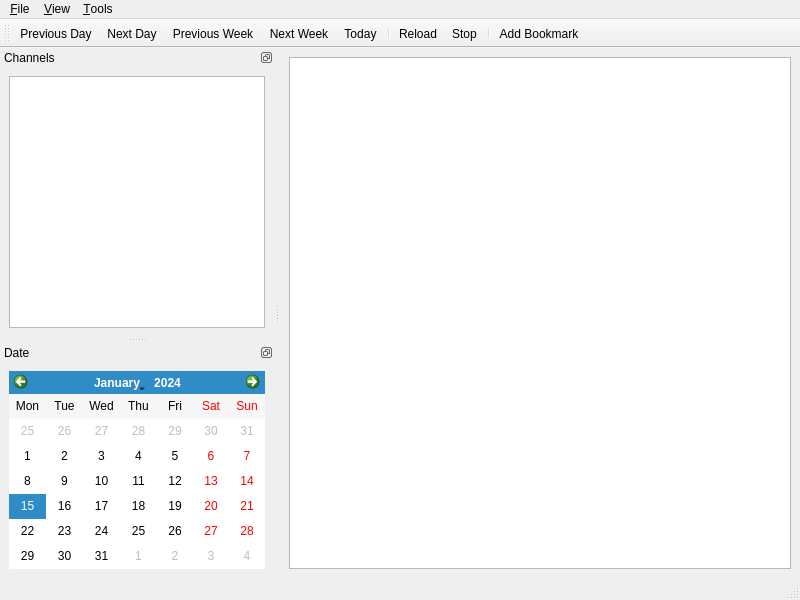
<?xml version="1.0" encoding="UTF-8"?>
<ui version="4.0">
 <class>MainWindow</class>
 <widget class="QMainWindow" name="MainWindow">
  <property name="geometry">
   <rect>
    <x>0</x>
    <y>0</y>
    <width>800</width>
    <height>600</height>
   </rect>
  </property>
  <property name="windowTitle">
   <string>TV Guide</string>
  </property>
  <widget class="QWidget" name="centralwidget">
   <layout class="QVBoxLayout" name="verticalLayout_3">
    <item>
     <widget class="QTableView" name="programmes">
      <property name="alternatingRowColors">
       <bool>true</bool>
      </property>
     </widget>
    </item>
   </layout>
  </widget>
  <widget class="QMenuBar" name="menubar">
   <property name="geometry">
    <rect>
     <x>0</x>
     <y>0</y>
     <width>800</width>
     <height>24</height>
    </rect>
   </property>
   <widget class="QMenu" name="menuFile">
    <property name="title">
     <string>&amp;File</string>
    </property>
    <addaction name="action_Open"/>
    <addaction name="separator"/>
    <addaction name="action_Quit"/>
   </widget>
   <widget class="QMenu" name="menuView">
    <property name="title">
     <string>&amp;View</string>
    </property>
    <addaction name="actionReload"/>
    <addaction name="action_Stop"/>
    <addaction name="separator"/>
    <addaction name="actionToday"/>
    <addaction name="actionNextDay"/>
    <addaction name="actionPreviousDay"/>
    <addaction name="actionNextWeek"/>
    <addaction name="actionPreviousWeek"/>
    <addaction name="separator"/>
    <addaction name="actionMorning"/>
    <addaction name="actionAfternoon"/>
    <addaction name="actionNight"/>
    <addaction name="actionLateNight"/>
   </widget>
   <widget class="QMenu" name="menu_Tools">
    <property name="title">
     <string>&amp;Tools</string>
    </property>
    <addaction name="actionAddBookmark"/>
    <addaction name="actionOrganizeBookmarks"/>
    <addaction name="separator"/>
    <addaction name="actionEditChannels"/>
   </widget>
   <addaction name="menuFile"/>
   <addaction name="menuView"/>
   <addaction name="menu_Tools"/>
  </widget>
  <widget class="QStatusBar" name="statusbar"/>
  <widget class="QDockWidget" name="channelDock">
   <property name="features">
    <set>QDockWidget::DockWidgetFloatable|QDockWidget::DockWidgetMovable</set>
   </property>
   <property name="allowedAreas">
    <set>Qt::AllDockWidgetAreas</set>
   </property>
   <property name="windowTitle">
    <string>Channels</string>
   </property>
   <attribute name="dockWidgetArea">
    <number>1</number>
   </attribute>
   <widget class="QWidget" name="dockWidgetContents">
    <layout class="QVBoxLayout" name="verticalLayout_2">
     <item>
      <widget class="QListView" name="channels"/>
     </item>
    </layout>
   </widget>
  </widget>
  <widget class="QDockWidget" name="calendarDock">
   <property name="features">
    <set>QDockWidget::DockWidgetFloatable|QDockWidget::DockWidgetMovable</set>
   </property>
   <property name="windowTitle">
    <string>Date</string>
   </property>
   <attribute name="dockWidgetArea">
    <number>1</number>
   </attribute>
   <widget class="QWidget" name="dockWidgetContents_2">
    <layout class="QVBoxLayout" name="verticalLayout">
     <item>
      <widget class="QCalendarWidget" name="calendar">
       <property name="verticalHeaderFormat">
        <enum>QCalendarWidget::NoVerticalHeader</enum>
       </property>
      </widget>
     </item>
    </layout>
   </widget>
  </widget>
  <widget class="QToolBar" name="toolBar">
   <property name="windowTitle">
    <string>toolBar</string>
   </property>
   <attribute name="toolBarArea">
    <enum>TopToolBarArea</enum>
   </attribute>
   <attribute name="toolBarBreak">
    <bool>false</bool>
   </attribute>
   <addaction name="actionPreviousDay"/>
   <addaction name="actionNextDay"/>
   <addaction name="actionPreviousWeek"/>
   <addaction name="actionNextWeek"/>
   <addaction name="actionToday"/>
   <addaction name="separator"/>
   <addaction name="actionReload"/>
   <addaction name="action_Stop"/>
   <addaction name="separator"/>
   <addaction name="actionAddBookmark"/>
  </widget>
  <action name="action_Open">
   <property name="text">
    <string>&amp;Open data source ...</string>
   </property>
  </action>
  <action name="action_Quit">
   <property name="icon">
    <iconset resource="tvguide.qrc">
     <normaloff>:/images/application-exit.png</normaloff>:/images/application-exit.png</iconset>
   </property>
   <property name="text">
    <string>&amp;Quit</string>
   </property>
  </action>
  <action name="actionReload">
   <property name="icon">
    <iconset resource="tvguide.qrc">
     <normaloff>:/images/view-refresh.png</normaloff>:/images/view-refresh.png</iconset>
   </property>
   <property name="text">
    <string>&amp;Reload</string>
   </property>
  </action>
  <action name="action_Stop">
   <property name="icon">
    <iconset resource="tvguide.qrc">
     <normaloff>:/images/process-stop.png</normaloff>:/images/process-stop.png</iconset>
   </property>
   <property name="text">
    <string>&amp;Stop</string>
   </property>
  </action>
  <action name="actionNextDay">
   <property name="icon">
    <iconset resource="tvguide.qrc">
     <normaloff>:/images/go-next.png</normaloff>:/images/go-next.png</iconset>
   </property>
   <property name="text">
    <string>&amp;Next Day</string>
   </property>
  </action>
  <action name="actionPreviousDay">
   <property name="icon">
    <iconset resource="tvguide.qrc">
     <normaloff>:/images/go-previous.png</normaloff>:/images/go-previous.png</iconset>
   </property>
   <property name="text">
    <string>&amp;Previous Day</string>
   </property>
  </action>
  <action name="actionNextWeek">
   <property name="icon">
    <iconset resource="tvguide.qrc">
     <normaloff>:/images/go-down.png</normaloff>:/images/go-down.png</iconset>
   </property>
   <property name="text">
    <string>Next &amp;Week</string>
   </property>
  </action>
  <action name="actionPreviousWeek">
   <property name="icon">
    <iconset resource="tvguide.qrc">
     <normaloff>:/images/go-up.png</normaloff>:/images/go-up.png</iconset>
   </property>
   <property name="text">
    <string>Pre&amp;vious Week</string>
   </property>
  </action>
  <action name="actionToday">
   <property name="icon">
    <iconset resource="tvguide.qrc">
     <normaloff>:/images/today.png</normaloff>:/images/today.png</iconset>
   </property>
   <property name="text">
    <string>&amp;Today</string>
   </property>
  </action>
  <action name="actionMorning">
   <property name="checkable">
    <bool>true</bool>
   </property>
   <property name="checked">
    <bool>true</bool>
   </property>
   <property name="text">
    <string>&amp;Morning</string>
   </property>
  </action>
  <action name="actionAfternoon">
   <property name="checkable">
    <bool>true</bool>
   </property>
   <property name="checked">
    <bool>true</bool>
   </property>
   <property name="text">
    <string>&amp;Afternoon</string>
   </property>
  </action>
  <action name="actionNight">
   <property name="checkable">
    <bool>true</bool>
   </property>
   <property name="checked">
    <bool>true</bool>
   </property>
   <property name="text">
    <string>Ni&amp;ght</string>
   </property>
  </action>
  <action name="actionLateNight">
   <property name="checkable">
    <bool>true</bool>
   </property>
   <property name="checked">
    <bool>true</bool>
   </property>
   <property name="text">
    <string>&amp;Late Night</string>
   </property>
  </action>
  <action name="actionAddBookmark">
   <property name="icon">
    <iconset resource="tvguide.qrc">
     <normaloff>:/images/bookmark-new.png</normaloff>:/images/bookmark-new.png</iconset>
   </property>
   <property name="text">
    <string>Add &amp;Bookmark ...</string>
   </property>
   <property name="shortcut">
    <string>Ctrl+D</string>
   </property>
  </action>
  <action name="actionEditChannels">
   <property name="text">
    <string>Edit &amp;Channels ...</string>
   </property>
  </action>
  <action name="actionOrganizeBookmarks">
   <property name="text">
    <string>&amp;Organize Bookmarks ...</string>
   </property>
  </action>
 </widget>
 <resources>
  <include location="tvguide.qrc"/>
 </resources>
 <connections/>
</ui>
